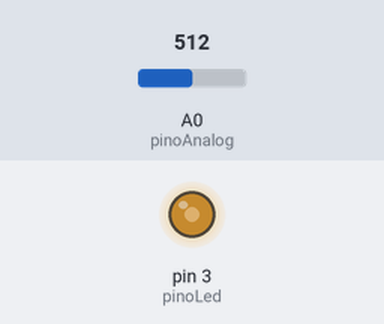
Bench run of a sketch on a simulated Arduino Uno, built with avr-gcc and run on an emulated ATmega328P. Parts: output pins drawn as LEDs (lit = HIGH). The inputs (shaded band) are chosen by the test bench; at power-on: A0 (pinoAnalog) = 512.

Above: at 1.2 s.
1.3 s: A0 (pinoAnalog) set to 716
At 1.8 s:
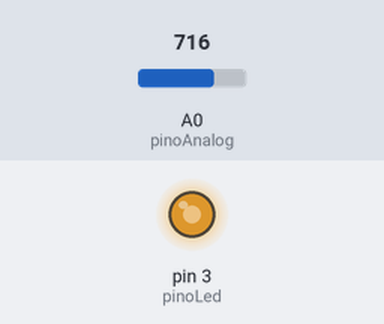
2.8 s: A0 (pinoAnalog) set to 900
At 4.0 s:
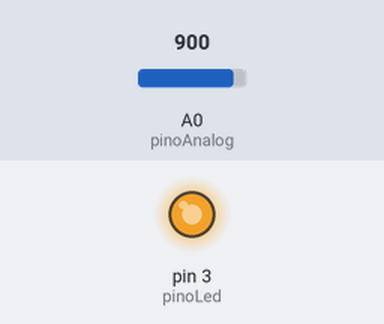
4.3 s: A0 (pinoAnalog) set to 122
At 5.3 s:
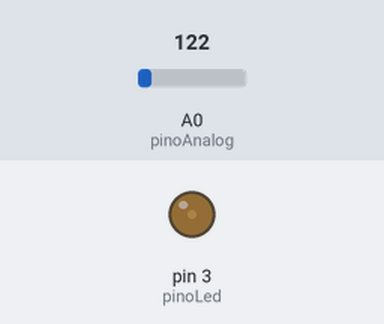
5.8 s: A0 (pinoAnalog) set to 0
At 6.4 s:
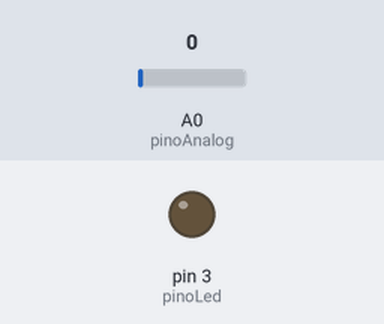
Timing chart, 0 to 8.3 s (numbered marks = the images above; inputs shaded):
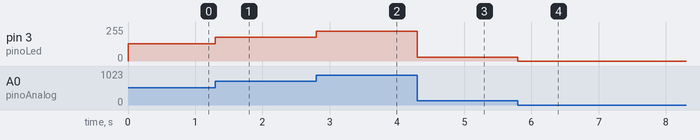

Measured:
- after the input at 1.3 s, pin 3 (pinoLed): 128/255 → 179/255 at once
- after the input at 2.8 s, pin 3 (pinoLed): 179/255 → 225/255 at once
- after the input at 4.3 s, pin 3 (pinoLed): 225/255 → 30/255 at once
- after the input at 5.8 s, pin 3 (pinoLed): 30/255 → 0/255 at once

The sketch:

Davi_11-08.ino
```cpp
/*Código Davi PWM*/
//Variaveis-----------------------------------
int pinoLed = 3;     //pino led
int pinoAnalog = A0; // pino Analogico
int valor = 0;      // Variavel de manipulação
//Inicialização-------------------------------
void setup() {
  pinMode(pinoLed, OUTPUT);
  pinMode(pinoAnalog, INPUT);
}
//Programa------------------------------------
void loop() {
  valor = analogRead(pinoAnalog);
  analogWrite(pinoLed, (valor/4));
}
```
